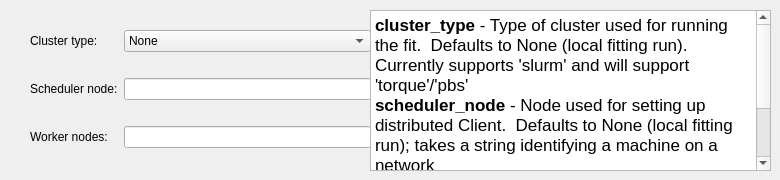
       <widget class="QWidget" name="tab">
        <attribute name="title">
         <string>Cluster Settings</string>
        </attribute>
        <widget class="QWidget" name="gridLayoutWidget_12">
         <property name="geometry">
          <rect>
           <x>30</x>
           <y>10</y>
           <width>341</width>
           <height>161</height>
          </rect>
         </property>
         <layout class="QGridLayout" name="cluster_layout">
          <item row="2" column="0">
           <widget class="QLabel" name="label_39">
            <property name="text">
             <string>Worker nodes:</string>
            </property>
           </widget>
          </item>
          <item row="0" column="0">
           <widget class="QLabel" name="label_37">
            <property name="text">
             <string>Cluster type:</string>
            </property>
           </widget>
          </item>
          <item row="1" column="0">
           <widget class="QLabel" name="label_38">
            <property name="text">
             <string>Scheduler node:</string>
            </property>
           </widget>
          </item>
          <item row="0" column="1">
           <widget class="QComboBox" name="cluster_type">
            <item>
             <property name="text">
              <string>None</string>
             </property>
            </item>
            <item>
             <property name="text">
              <string>Slurm</string>
             </property>
            </item>
            <item>
             <property name="text">
              <string>TORQUE</string>
             </property>
            </item>
            <item>
             <property name="text">
              <string>PBS</string>
             </property>
            </item>
           </widget>
          </item>
          <item row="1" column="1">
           <widget class="QLineEdit" name="scheduler_node"/>
          </item>
          <item row="2" column="1">
           <widget class="QLineEdit" name="worker_nodes"/>
          </item>
         </layout>
        </widget>
        <widget class="QTextEdit" name="textEdit_10">
         <property name="geometry">
          <rect>
           <x>370</x>
           <y>10</y>
           <width>401</width>
           <height>161</height>
          </rect>
         </property>
         <property name="html">
          <string>&lt;!DOCTYPE HTML PUBLIC &quot;-//W3C//DTD HTML 4.0//EN&quot; &quot;http://www.w3.org/TR/REC-html40/strict.dtd&quot;&gt;
&lt;html&gt;&lt;head&gt;&lt;meta name=&quot;qrichtext&quot; content=&quot;1&quot; /&gt;&lt;style type=&quot;text/css&quot;&gt;
p, li { white-space: pre-wrap; }
&lt;/style&gt;&lt;/head&gt;&lt;body style=&quot; font-family:'.SF NS Text'; font-size:13pt; font-weight:400; font-style:normal;&quot;&gt;
&lt;p style=&quot; margin-top:0px; margin-bottom:0px; margin-left:0px; margin-right:0px; -qt-block-indent:0; text-indent:0px;&quot;&gt;&lt;span style=&quot; font-weight:600;&quot;&gt;cluster_type&lt;/span&gt; - Type of cluster used for running the fit.  Defaults to None (local fitting run).  Currently supports 'slurm' and will support 'torque'/'pbs'&lt;/p&gt;
&lt;p style=&quot; margin-top:0px; margin-bottom:0px; margin-left:0px; margin-right:0px; -qt-block-indent:0; text-indent:0px;&quot;&gt;&lt;span style=&quot; font-weight:600;&quot;&gt;scheduler_node&lt;/span&gt; - Node used for setting up distributed Client.  Defaults to None (local fitting run); takes a string identifying a machine on a network&lt;/p&gt;
&lt;p style=&quot; margin-top:0px; margin-bottom:0px; margin-left:0px; margin-right:0px; -qt-block-indent:0; text-indent:0px;&quot;&gt;&lt;span style=&quot; font-weight:600;&quot;&gt;worker_nodes&lt;/span&gt; - Nodes used for computation. Defaults to None; takes one or more strings separated by whitespace identifying machines on a network&lt;/p&gt;&lt;/body&gt;&lt;/html&gt;</string>
         </property>
         <property name="textInteractionFlags">
          <set>Qt::TextSelectableByKeyboard|Qt::TextSelectableByMouse</set>
         </property>
        </widget>
       </widget>
